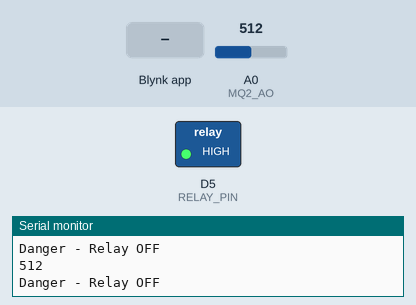
This sketch was run on a simulated ESP8266 (NodeMCU). Shown: switched loads named in the sketch (green lamp = pin HIGH), the last lines printed to the serial monitor. The test bench sets the inputs (shaded band); at power-on: A0 (MQ2_AO) = 512. WiFi joins after 1.5 s; servers stay silent unless stated.

Above: at 3.0 s.
3.1 s: A0 (MQ2_AO) set to 95
5.0 s: A0 (MQ2_AO) set to 81
At 6.2 s:
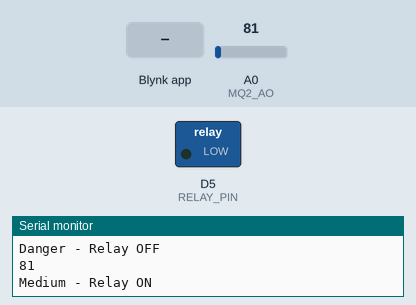
10.3 s: Blynk app writes 0 to V0
At 11.4 s:
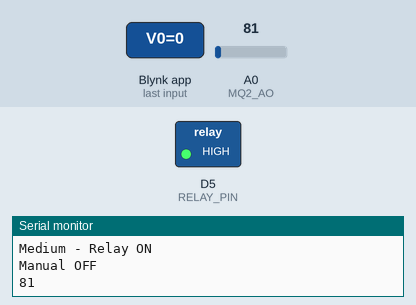
Timing chart, 0 to 13.3 s (numbered marks = the images above; inputs shaded):
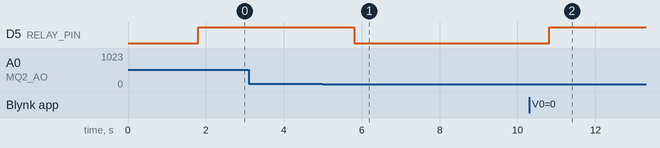

The sketch:

code.ino
```cpp
#define BLYNK_TEMPLATE_ID "TMPL3K_rOfGvz"
#define BLYNK_TEMPLATE_NAME "AirGard"
#define BLYNK_AUTH_TOKEN "FRTyHUPLwYP79-La_WqGSmQjlMeQ7tNr"

#include <ESP8266WiFi.h>
#include <BlynkSimpleEsp8266.h>

char ssid[] = "priyanshu";
char pass[] = "12344321";

#define MQ2_AO A0
#define RELAY_PIN D5

bool manualOff = false;
bool alertSent = false;


// -------- BLYNK BUTTON V0 --------
BLYNK_WRITE(V0)
{
  int value = param.asInt();

  // Manual OFF
  if(value == 0)
  {
    manualOff = true;

    digitalWrite(RELAY_PIN, HIGH);

    Blynk.virtualWrite(V2, "MANUAL OFF");

    Serial.println("Manual OFF");
  }

  // Manual ON
  if(value == 1)
  {
    manualOff = false;

    Serial.println("Manual ON");
  }
}


// -------- GAS CHECK --------
void sendData()
{
  int gasValue = analogRead(MQ2_AO);

  Serial.println(gasValue);

  Blynk.virtualWrite(V1, gasValue);


  // If manually OFF, keep relay OFF
  if(manualOff)
  {
    digitalWrite(RELAY_PIN, HIGH);
    return;
  }


  // DANGER ZONE
  if(gasValue > 90)
  {
    digitalWrite(RELAY_PIN, HIGH); // OFF

    Blynk.virtualWrite(V2, "DANGEROUS");

    if(!alertSent)
    {
      Blynk.logEvent("gas_alert", "Warning! Gas Leakage Detected!");
      alertSent = true;
    }

    Serial.println("Danger - Relay OFF");
  }

  // MEDIUM ZONE
  else if(gasValue > 80)
  {
    alertSent = false;

    digitalWrite(RELAY_PIN, LOW); // ON

    Blynk.virtualWrite(V2, "MEDIUM");

    Serial.println("Medium - Relay ON");
  }

  // SAFE ZONE
  else
  {
    alertSent = false;

    digitalWrite(RELAY_PIN, LOW); // ON

    Blynk.virtualWrite(V2, "SAFE");

    Serial.println("Safe - Relay ON");
  }
}


void setup()
{
  Serial.begin(9600);

  pinMode(RELAY_PIN, OUTPUT);

  // Start relay ON
  digitalWrite(RELAY_PIN, LOW);

  Blynk.begin(BLYNK_AUTH_TOKEN, ssid, pass);
}


void loop()
{
  Blynk.run();

  sendData();

  delay(1000);
}
```

Measured:
- the behaviour switches between 91 and 90 on A0 (MQ2_AO) (found by bisection; images 0 and 1)
- after the input at 5.0 s, D5 (RELAY_PIN): HIGH → LOW after 0.81 s
- after the input at 10.3 s, D5 (RELAY_PIN): LOW → HIGH after 0.51 s
